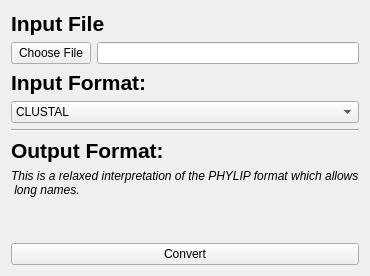
        <widget class="QWidget" name="inputPageNotRaxA">
         <layout class="QGridLayout" name="gridLayout_2">
          <item row="0" column="0">
           <widget class="QLabel" name="label">
            <property name="font">
             <font>
              <pointsize>16</pointsize>
              <weight>75</weight>
              <bold>true</bold>
             </font>
            </property>
            <property name="text">
             <string>Input File</string>
            </property>
           </widget>
          </item>
          <item row="3" column="0">
           <widget class="QLabel" name="inputFormatLabel">
            <property name="font">
             <font>
              <pointsize>16</pointsize>
              <weight>75</weight>
              <bold>true</bold>
             </font>
            </property>
            <property name="text">
             <string>Input Format:</string>
            </property>
           </widget>
          </item>
          <item row="5" column="0">
           <widget class="Line" name="line_2">
            <property name="orientation">
             <enum>Qt::Horizontal</enum>
            </property>
           </widget>
          </item>
          <item row="7" column="0">
           <widget class="QLabel" name="outputFormatDescriptionLabel">
            <property name="font">
             <font>
              <italic>true</italic>
             </font>
            </property>
            <property name="text">
             <string>This is a relaxed interpretation of the PHYLIP format which allows
 long names.</string>
            </property>
           </widget>
          </item>
          <item row="8" column="0">
           <spacer name="verticalSpacer">
            <property name="orientation">
             <enum>Qt::Vertical</enum>
            </property>
            <property name="sizeHint" stdset="0">
             <size>
              <width>20</width>
              <height>40</height>
             </size>
            </property>
           </spacer>
          </item>
          <item row="9" column="0">
           <widget class="QPushButton" name="runFileConverterBtn">
            <property name="text">
             <string>Convert</string>
            </property>
           </widget>
          </item>
          <item row="6" column="0">
           <widget class="QLabel" name="outputFormatLabel">
            <property name="font">
             <font>
              <pointsize>16</pointsize>
              <weight>75</weight>
              <bold>true</bold>
             </font>
            </property>
            <property name="text">
             <string>Output Format:</string>
            </property>
           </widget>
          </item>
          <item row="4" column="0">
           <widget class="QComboBox" name="inputFormatComboBox">
            <property name="sizePolicy">
             <sizepolicy hsizetype="MinimumExpanding" vsizetype="Fixed">
              <horstretch>0</horstretch>
              <verstretch>0</verstretch>
             </sizepolicy>
            </property>
            <item>
             <property name="text">
              <string>CLUSTAL</string>
             </property>
            </item>
            <item>
             <property name="text">
              <string>EMBOSS</string>
             </property>
            </item>
            <item>
             <property name="text">
              <string>FASTA</string>
             </property>
            </item>
            <item>
             <property name="text">
              <string>FASTA-m10</string>
             </property>
            </item>
            <item>
             <property name="text">
              <string>IG</string>
             </property>
            </item>
            <item>
             <property name="text">
              <string>MAF</string>
             </property>
            </item>
            <item>
             <property name="text">
              <string>Mauve</string>
             </property>
            </item>
            <item>
             <property name="text">
              <string>NEXUS</string>
             </property>
            </item>
            <item>
             <property name="text">
              <string>PHYLIP</string>
             </property>
            </item>
            <item>
             <property name="text">
              <string>PHYLIP-sequential</string>
             </property>
            </item>
            <item>
             <property name="text">
              <string>Stockholm</string>
             </property>
            </item>
           </widget>
          </item>
          <item row="1" column="0">
           <layout class="QHBoxLayout" name="horizontalLayout_23">
            <item>
             <widget class="QPushButton" name="fileConverterBtn">
              <property name="text">
               <string>Choose File</string>
              </property>
             </widget>
            </item>
            <item>
             <widget class="QLineEdit" name="fileConverterEntry"/>
            </item>
           </layout>
          </item>
         </layout>
        </widget>
